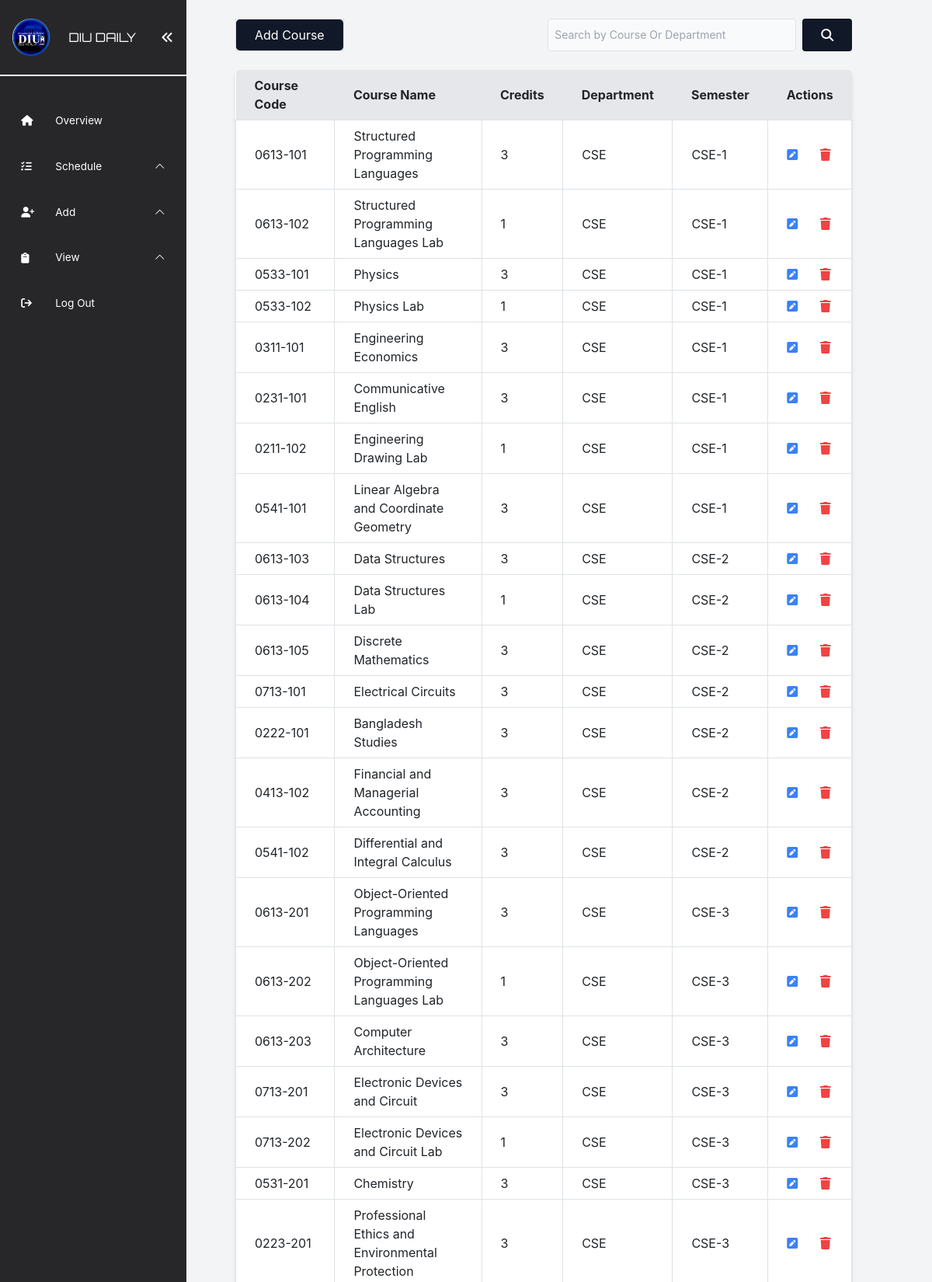
The page /src/admin/view/course/course.php (signed in, upper part) on the database its author committed.
### tables this page shows
CREATE TABLE `course` (
  `course_id` int(11) NOT NULL,
  `course_name` varchar(100) NOT NULL,
  `semester_id` int(11) DEFAULT NULL,
  `course_type` varchar(10) NOT NULL,
  `credits` float NOT NULL,
  `course_code` varchar(100) NOT NULL,
  `department_id` int(11) DEFAULT NULL
);

CREATE TABLE `department` (
  `department_id` int(11) NOT NULL,
  `department_name` varchar(100) NOT NULL
);

CREATE TABLE `semester` (
  `semester_id` int(11) NOT NULL,
  `semester_name` varchar(50) NOT NULL,
  `department_id` int(11) DEFAULT NULL
);

### src/admin/view/course/course.php (the view, shortened to what this page needs)
<?php
include("../../../../database/config.php");
include("../../../include/adminNavbar.php");
?>
<div class="flex flex-col min-h-screen w-full">
  <div class="flex justify-between my-4 ">
    <p class="border border-black">
      <a href="../../add/course/add_course.php"
        class="inline-block px-4 py-2 bg-gray-900 text-white rounded-lg hover:bg-gray-600 hover:no-underline">
        Add Course
      </a>
    </p>
    <form method="get" class="flex">
      <input type="text" id="search" name="search"
        class="block p-2 pl-10 text-sm text-gray-900 border border-gray-300 rounded-lg w-80 bg-gray-50 focus:ring-blue-500 focus:border-blue-500"
        placeholder="Search by Course Or Department">
      <button type="submit" class="ml-2 bg-gray-900 hover:bg-gray-600 text-white py-2 px-4 rounded"><i
          class="fa fa-search" aria-hidden="true"></i>
      </button>
    </form>
  </div>
  <div>
    <table class="table-auto w-full bg-white shadow-md rounded-lg overflow-hidden">
      <thead class="bg-gray-200">
        <tr>
          <th class="px-4 py-2">Course Code</th>
          <th class="px-4 py-2">Course Name</th>
          <th class="px-4 py-2">Credits</th>
          <th class="px-4 py-2">Department</th>
          <th class="px-4 py-2">Semester</th>
          <th class="px-4 py-2">Actions</th>
        </tr>
      </thead>
      <?php
      $search = $_GET['search'] ?? '';
      $sql = "SELECT Course.*, department_name, semester_name FROM Course
            INNER JOIN department ON Course.department_id = department.department_id
            INNER JOIN Semester ON Course.semester_id = Semester.semester_id
            WHERE course_code LIKE '%$search%'
            OR course_name LIKE '%$search%'
            OR department_name LIKE '%$search%'
            OR semester_name LIKE '%$search%'";
      $result = $conn->query($sql);
      if ($result->num_rows > 0) {
        while ($row = $result->fetch_assoc()) {
          $course_id = $row['course_id'];
          ?>
          <tr>
            <td class="border px-4 py-2">
              <?php echo $row['course_code']; ?>
            </td>
            <td class="border px-4 py-2">
              <?php echo $row['course_name']; ?>
            </td>
            <td class="border px-4 py-2">
              <?php echo $row['credits']; ?>
            </td>
            <td class="border px-4 py-2">
              <?php echo $row['department_name']; ?>
            </td>
            <td class="border px-4 py-2">
              <?php echo $row['semester_name']; ?>
            </td>
            <td class="border px-4 py-2">
              <a href='edit_course.php?action=edit&course_id=<?php echo $course_id ?>'
                class="text-blue-500 text-black mr-4 hover:text-black"><i class="fa fa-pencil-square"
                  aria-hidden="true"></i></a>
              <a href='delete.php?action=delete&course_id=<?php echo $course_id ?>' class="text-red-500 hover:text-black"
                onclick="return confirm('Are you sure you want to delete this course?')">
                <i class="fa fa-trash" aria-hidden="true"></i>
              </a>
            </td>
          </tr>
        <?php }
      } else {
        echo "<tr><td colspan='6' class='text-center'>No courses found.</td></tr>";
      }
      ?>
    </table>
  </div>
</div>
</div>
</body>
</html>

### rows shown on the page
course: course_code "0613-101", course_name "Structured Programming Languages", credits "3", department.department_name "CSE", semester.semester_name "CSE-1"
course: course_code "0613-102", course_name "Structured Programming Languages Lab", credits "1", department.department_name "CSE", semester.semester_name "CSE-1"
course: course_code "0533-101", course_name "Physics", credits "3", department.department_name "CSE", semester.semester_name "CSE-1"
course: course_code "0533-102", course_name "Physics Lab", credits "1", department.department_name "CSE", semester.semester_name "CSE-1"
course: course_code "0311-101", course_name "Engineering Economics", credits "3", department.department_name "CSE", semester.semester_name "CSE-1"
course: course_code "0231-101", course_name "Communicative English", credits "3", department.department_name "CSE", semester.semester_name "CSE-1"
course: course_code "0211-102", course_name "Engineering Drawing Lab", credits "1", department.department_name "CSE", semester.semester_name "CSE-1"
course: course_code "0541-101", course_name "Linear Algebra and Coordinate Geometry", credits "3", department.department_name "CSE", semester.semester_name "CSE-1"
course: course_code "0613-103", course_name "Data Structures", credits "3", department.department_name "CSE", semester.semester_name "CSE-2"
course: course_code "0613-104", course_name "Data Structures Lab", credits "1", department.department_name "CSE", semester.semester_name "CSE-2"
course: course_code "0613-105", course_name "Discrete Mathematics", credits "3", department.department_name "CSE", semester.semester_name "CSE-2"
course: course_code "0713-101", course_name "Electrical Circuits", credits "3", department.department_name "CSE", semester.semester_name "CSE-2"
course: course_code "0222-101", course_name "Bangladesh Studies", credits "3", department.department_name "CSE", semester.semester_name "CSE-2"
course: course_code "0413-102", course_name "Financial and Managerial Accounting", credits "3", department.department_name "CSE", semester.semester_name "CSE-2"
course: course_code "0541-102", course_name "Differential and Integral Calculus", credits "3", department.department_name "CSE", semester.semester_name "CSE-2"
course: course_code "0613-201", course_name "Object-Oriented Programming Languages", credits "3", department.department_name "CSE", semester.semester_name "CSE-3"
course: course_code "0613-202", course_name "Object-Oriented Programming Languages Lab", credits "1", department.department_name "CSE", semester.semester_name "CSE-3"
course: course_code "0613-203", course_name "Computer Architecture", credits "3", department.department_name "CSE", semester.semester_name "CSE-3"
course: course_code "0713-201", course_name "Electronic Devices and Circuit", credits "3", department.department_name "CSE", semester.semester_name "CSE-3"
course: course_code "0713-202", course_name "Electronic Devices and Circuit Lab", credits "1", department.department_name "CSE", semester.semester_name "CSE-3"
course: course_code "0531-201", course_name "Chemistry", credits "3", department.department_name "CSE", semester.semester_name "CSE-3"
course: course_code "0223-201", course_name "Professional Ethics and Environmental Protection", credits "3", department.department_name "CSE", semester.semester_name "CSE-3"
